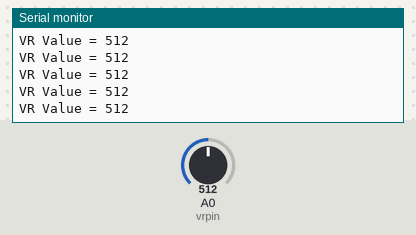
Recording of a sketch running on a simulated Arduino Uno, built with avr-gcc and run on an emulated ATmega328P. On the bench: the last lines printed to the serial monitor. The inputs (shaded band) are chosen by the test bench; at power-on: A0 (vrpin) = 512.

Above: at 1.2 s.
1.3 s: A0 (vrpin) set to 106
At 1.8 s:
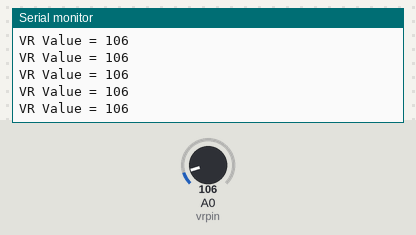
4.3 s: A0 (vrpin) set to 92
At 5.0 s:
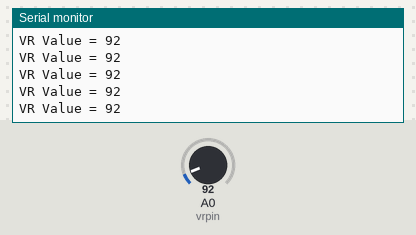
5.8 s: A0 (vrpin) set to 11
At 6.3 s:
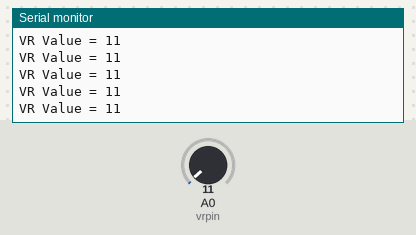
8.8 s: A0 (vrpin) set to 8
At 9.6 s:
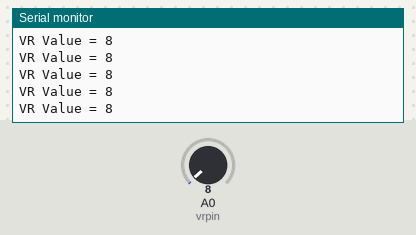
14.8 s: A0 (vrpin) set to 983
At 15.7 s:
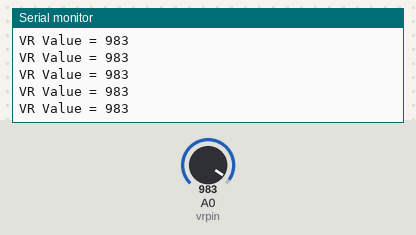
17.8 s: A0 (vrpin) set to 1017
At 18.7 s:
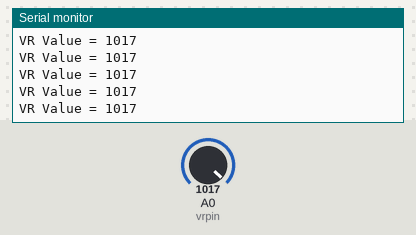
Timing chart, 0 to 20.3 s (numbered marks = the images above; inputs shaded):
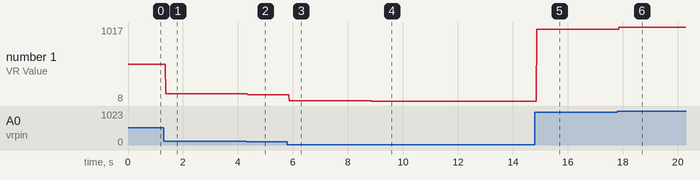

Measured:
- after the input at 1.3 s, the serial monitor: prints a new line after 0.06 s (image 1)
- after the input at 4.3 s, the serial monitor: prints a new line after 0.06 s (image 2)
- after the input at 5.8 s, the serial monitor: prints a new line after 0.06 s (image 3)
- after the input at 8.8 s, the serial monitor: prints a new line after 0.07 s (image 4)
- after the input at 14.8 s, the serial monitor: prints a new line after 0.07 s (image 5)
- after the input at 17.8 s, the serial monitor: prints a new line after 0.06 s (image 6)
- plotted number 1: 512 → 106 after the input at 1.3 s, 106 → 92 after the input at 4.3 s, 92 → 11 after the input at 5.8 s, 11 → 8 after the input at 8.8 s, 8 → 983 after the input at 14.8 s

The sketch:

EXA6.ino
```cpp
int vrpin = A0;
int vrvalue = 0;

void setup() {
  // put your setup code here, to run once:

    Serial.begin(9600);

}

void loop() {
  // put your main code here, to run repeatedly:

    vrvalue = analogRead(vrpin);
    Serial.print("VR Value = ");
    Serial.println(vrvalue);
    delay(10);

}
```
